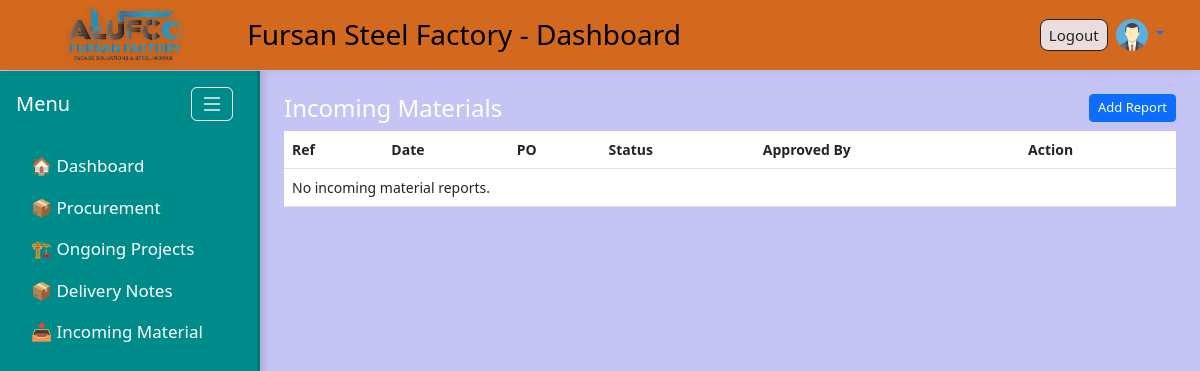
/procurement/incoming-materials/ (signed in), run on an earlier commit of the app's database.
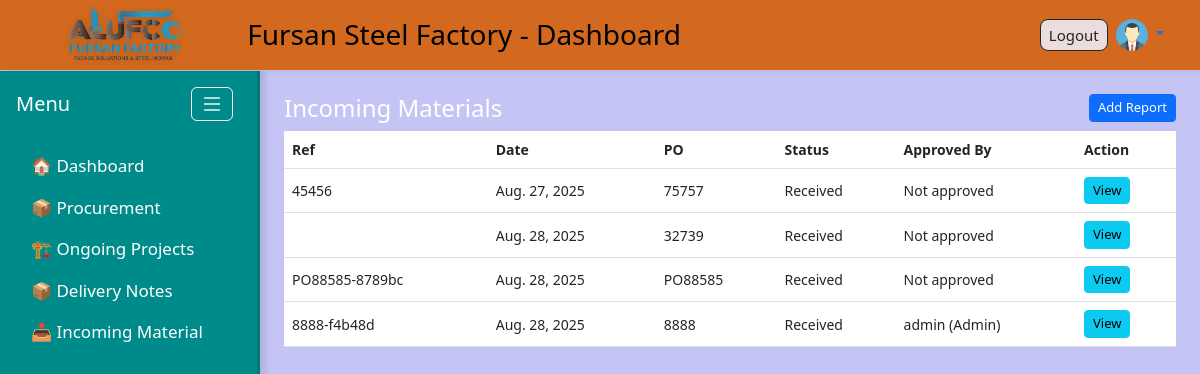
And on a later commit of the database.
### procurement/models.py (models this page shows, shortened)
class IncomingMaterialReport(models.Model):
    purchase_order = models.ForeignKey(PurchaseOrder, on_delete=models.SET_NULL, null=True, blank=True)
    date = models.DateField(auto_now_add=True)
    ref_no = models.CharField(max_length=150, unique=True)
    supplier_name = models.CharField(max_length=255, blank=True, null=True)
    status = models.CharField(max_length=20, choices=IM_STATUS, default='pending')
    notes = models.TextField(blank=True, null=True)
    approved_by = models.ForeignKey(
        "auth.User",
        on_delete=models.SET_NULL,
        null=True,
        blank=True,
        related_name="approved_reports"
    )

class PurchaseOrder(models.Model):
    po_number = models.CharField(max_length=50, unique=True, blank=True)  # auto-generated if blank
    supplier = models.ForeignKey(Supplier, on_delete=models.CASCADE)
    linked_prs = models.ManyToManyField(PurchaseRequest, blank=True)
    order_date = models.DateField(auto_now_add=True)
    expected_delivery = models.DateField(blank=True, null=True)
    status = models.CharField(max_length=20, choices=PO_STATUS, default='draft')
    notes = models.TextField(blank=True, null=True)
    received_request = models.BooleanField(default=False)  # user requested received
    received_approved_by = models.ForeignKey(
        settings.AUTH_USER_MODEL,
        null=True, blank=True,
        on_delete=models.SET_NULL,
        related_name='received_approved'
    )
    class Meta:
        ordering = ['-order_date']
    def __str__(self):
        return self.po_number or f"PO-{self.id}"

### procurement/views.py (the view)
# urls.py: path('incoming-materials/', views.im_list, name='im_list'),
@login_required
def im_list(request):
    reports = IncomingMaterialReport.objects.select_related('approved_by', 'purchase_order').all()
    for r in reports:
        if r.approved_by:
            if r.approved_by.is_superuser:
                r.approved_role = "Admin"
            elif r.approved_by.groups.filter(name="Manager").exists():
                r.approved_role = "Manager"
            else:
                r.approved_role = "User"
        else:
            r.approved_role = None
    return render(request, 'procurement/im_list.html', {'reports': reports})

### procurement/templates/procurement/im_list.html
{% extends 'base.html' %}
{% block content %}
<h4>Incoming Materials
  <a href="{% url 'im_add' %}" class="btn btn-sm btn-primary float-end">Add Report</a>
</h4>
<table class="table">
  <thead>
    <tr>
      <th>Ref</th>
      <th>Date</th>
      <th>PO</th>
      <th>Status</th>
      <th>Approved By</th>
      <th>Action</th>
    </tr>
  </thead>
  <tbody>
    {% for r in reports %}
    <tr>
      <td>{{ r.ref_no }}</td>
      <td>{{ r.date }}</td>
      <td>{{ r.purchase_order }}</td>
      <td>{{ r.get_status_display }}</td>
        <td>
          {% if r.approved_by %}
            {{ r.approved_by.username }}
            {% if r.approved_role %}
              ({{ r.approved_role }})
            {% endif %}
          {% else %}
            Not approved
          {% endif %}
        </td>
      <td>
        <a href="{% url 'im_detail' r.id %}" class="btn btn-sm btn-info">View</a>
      </td>
    </tr>
    {% empty %}
    <tr><td colspan="6">No incoming material reports.</td></tr>
    {% endfor %}
  </tbody>
</table>
{% endblock %}

What changed in the data, as far as the page shows it:
added IncomingMaterialReport: ref_no "45456", date "Aug. 27, 2025", purchase_order "75757", status "Received", shows "Not approved"
added IncomingMaterialReport: date "Aug. 28, 2025", purchase_order "32739", status "Received", shows "Not approved"
added IncomingMaterialReport: ref_no "PO88585-8789bc", date "Aug. 28, 2025", purchase_order "PO88585", status "Received", shows "Not approved"
added IncomingMaterialReport: ref_no "8888-f4b48d", date "Aug. 28, 2025", purchase_order "8888", status "Received", approved_by.username "admin", approved_role "Admin"
Also different on the page:
text no longer shown: "No incoming material reports."
